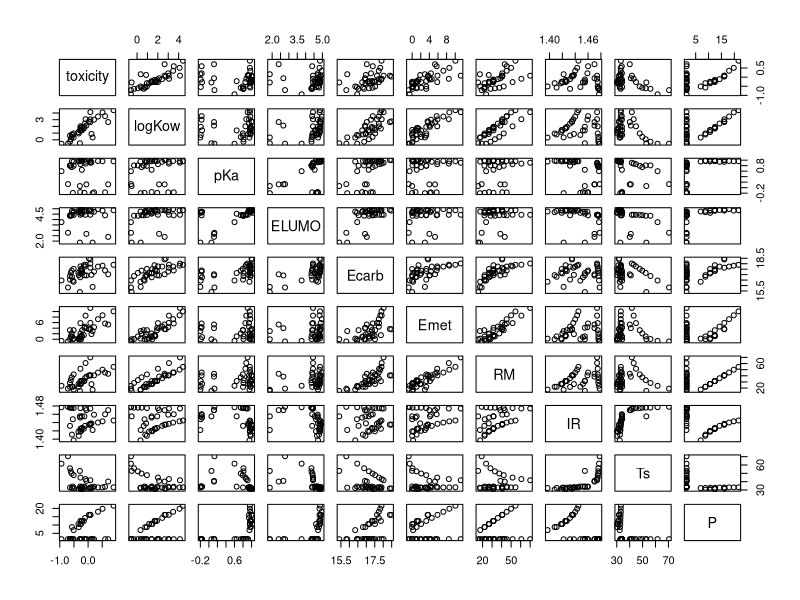
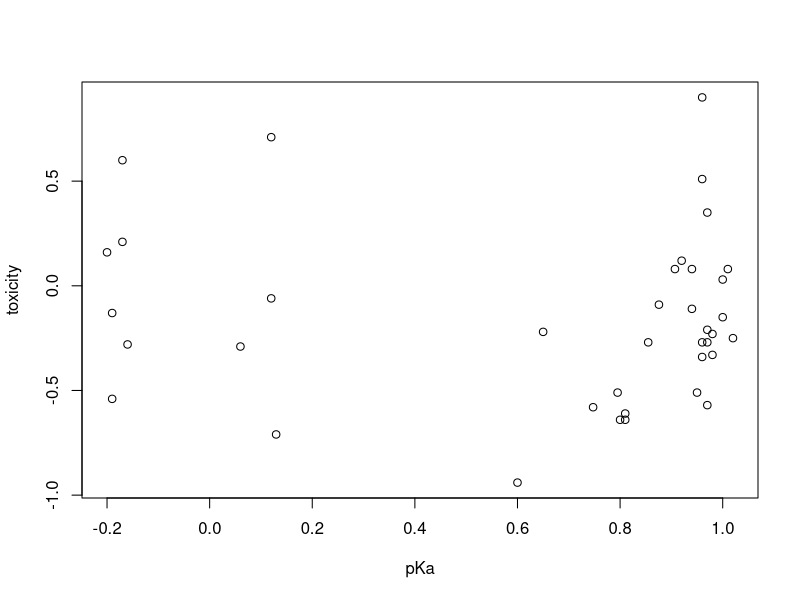

R code for these plots, in order:
library(robustbase)


### Name: toxicity
### Title: Toxicity of Carboxylic Acids Data
### Aliases: toxicity
### Keywords: datasets

### ** Examples

data(toxicity)
summary(toxicity)
plot(toxicity)
plot(toxicity ~ pKa, data = toxicity)

## robustly scale the data (to scale 1) using Qn
(scQ.tox <- sapply(toxicity, Qn))
scTox <- scale(toxicity, center = FALSE, scale = scQ.tox)
csT <- covOGK(scTox, n.iter = 2,
              sigmamu = s_Qn, weight.fn = hard.rejection)
as.dist(round(cov2cor(csT$cov), 2))
